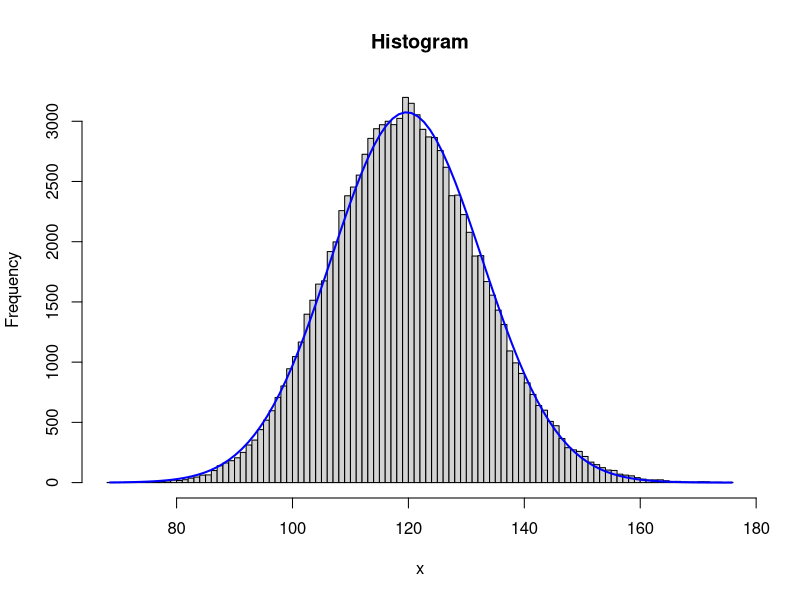
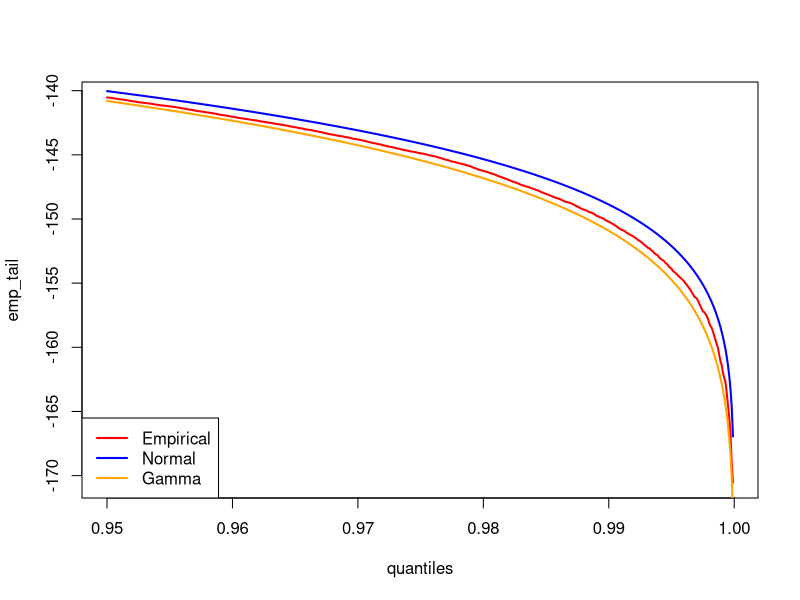
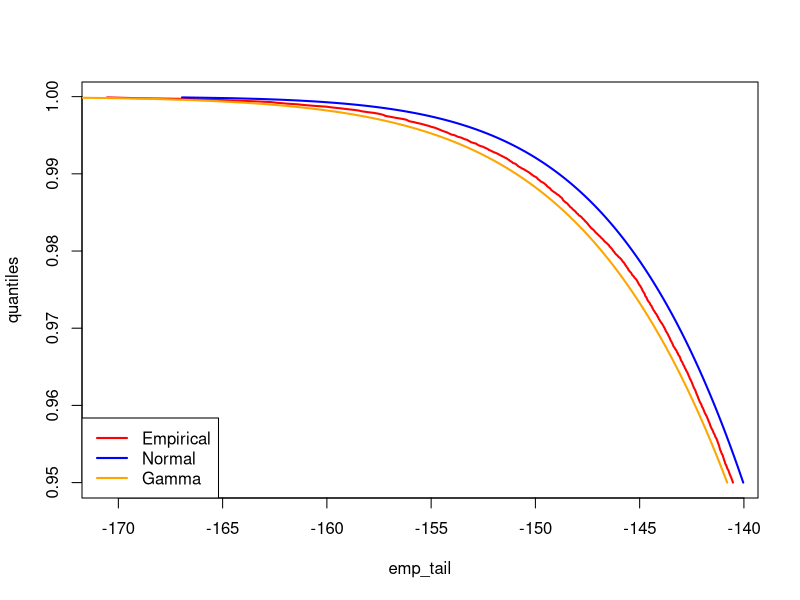

Write the R code that produced these figures, in order.
# Approximating a compound poisson random variable 

numb_sn <- 100000 # M 
lambda <- 100 # Poisson process parameter 
mu = 0.10 # Parameter for X 
sigma = 0.4 # Parameter for X

# Begin approximating Sn 
# Generate random values of N from poisson distribution 
N_vector <- rpois(numb_sn, lambda)

# Compute a sample of Sn 
Sn_sample <- function(N, mean = mu, std = sigma){
  # Draw N random variables from distribution of X
  log_X_k <- rnorm(N, mean = mu, sd = sigma)
  X_k <- exp(log_X_k)
  Sn <- sum(X_k)
  return (Sn)
}

# Pre allocate space 
Sn_MC_samples <- rep(0, numb_sn)

# Compute M copies of Sn 
for (sample in 1:numb_sn){
  N_i <- N_vector[sample]
  Sn_MC_samples[sample] <- Sn_sample(N_i, mu, sigma)
  
}

# Plot the distribution with a normal density overlaid 
makeHist <- function(x, color = "blue", title = "Histogram"){
  h<-hist(x,breaks = 100 ,main=title) 
  xfit<-seq(min(x),max(x),length=100) 
  yfit<-dnorm(xfit,mean=mean(x),sd=sd(x)) 
  yfit <- yfit*diff(h$mids[1:2])*length(x) 
  lines(xfit, yfit, col=color, lwd=2)
}

makeHist(Sn_MC_samples)

####################### Quantile Stuff #############################
#################################################################

quantiles <- seq(from = 0.95, to = 0.9999, by = 0.0001)

# Empirical distribution quantiles 
empirical_tail <- quantile(Sn_MC_samples, quantiles)
emp_tail <- 1 - empirical_tail 

# Normal Approximation quantiles 
Sn_mean <- mean(Sn_MC_samples)
Sn_sd <- sd(Sn_MC_samples)
norm_tail_approx <- qnorm(quantiles, Sn_mean, Sn_sd)
norm_tail <- 1- norm_tail_approx 

# Gamma tail approx ... Equations from the book - pg 477 of pdf 
# Or simplified equations on 497 in appendix

# This is not the 3 parameter gamma.... 

# Find the parameters using MLE in the MASS package
library(MASS)
gamma_params <- fitdistr(Sn_MC_samples, "gamma")
gamma_shape <- gamma_params$estimate[1]
gamma_rate <- gamma_params$estimate[2]
# Compute the quantiles and find the tail distribution 
gamma_tail_approx <- qgamma(quantiles,shape = gamma_shape, rate = gamma_rate )
gamma_tail <- 1- gamma_tail_approx 


# Plot on log log scale 
# NOT ON LOG LOG SCALE
plot(quantiles,emp_tail, type = 'l', col = 'red', lwd = 2)
lines(quantiles, norm_tail, type = 'l', col = 'blue', lwd = 2)
lines(quantiles, gamma_tail, type = 'l', col = 'orange', lwd = 2)
legend("bottomleft", c("Empirical", "Normal", "Gamma"), lwd = 2, col = c("red", "blue", "orange"))

# The approximations should not straddle the empirical distribution 


# Plotting again to look more like his but same analytical problems 
# Switch x and y axis 

plot(emp_tail, quantiles, type = 'l', col = 'red', lwd = 2)
lines(norm_tail, quantiles, type = 'l', col = 'blue', lwd = 2)
lines(gamma_tail, quantiles, type = 'l', col = 'orange', lwd = 2)
legend("bottomleft", c("Empirical", "Normal", "Gamma"), lwd = 2, col = c("red", "blue", "orange"))